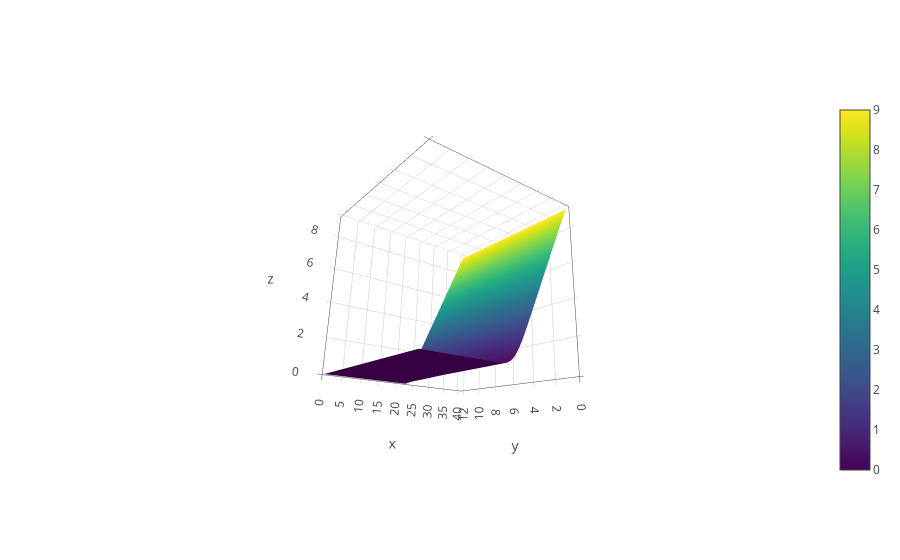

The code cell stored with this chart in its notebook:
### Code cell
trace = go.Surface(
    colorscale = 'Viridis',
    z = F, 
    name = 'Solución'
)
data = [trace]
py.iplot(data)

### Figure 1 — Plotly figure (JSON) as saved in the notebook; plotly's stock layout.template omitted (floating-point values rounded to 4 significant figures; data arrays with more than 128 entries replaced by an {"elided": "..."} marker saying what was removed)
{"data": [{"colorscale": "Viridis", "name": "Solución", "type": "surface", "uid": "e6314503-05ff-43a2-bdfa-438fb2150cbb", "z": {"elided": "13x41 float values"}}], "layout": {"autosize": true, "dragmode": "zoom", "scene": {"aspectmode": "auto", "aspectratio": {"x": 1, "y": 1, "z": 1}, "camera": {"center": {"x": -4.441e-16, "y": 6.661e-16, "z": -1.457e-16}, "eye": {"x": -1.419, "y": -1.956, "z": -0.8306}, "projection": {"type": "perspective"}, "up": {"x": -0.2161, "y": -0.2445, "z": 0.9453}}, "dragmode": "orbit"}}}
